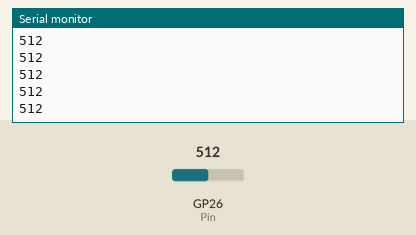
A sketch run on a simulated Raspberry Pi Pico. On the bench: the last lines printed to the serial monitor. The test bench sets the inputs (shaded band); at power-on: GP26 (Pin) = 512 (analog values on the 0–1023 scale).

Above: at 1.2 s.
1.3 s: GP26 (Pin) set to 716
At 1.32 s:
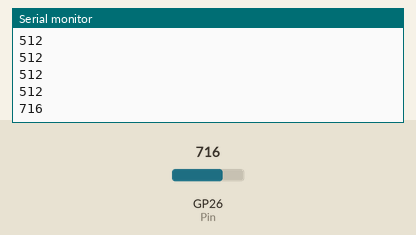
2.8 s: GP26 (Pin) set to 900
At 2.82 s:
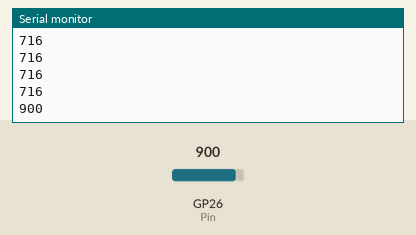
Timing chart, 0 to 5.8 s (numbered marks = the images above; inputs shaded):
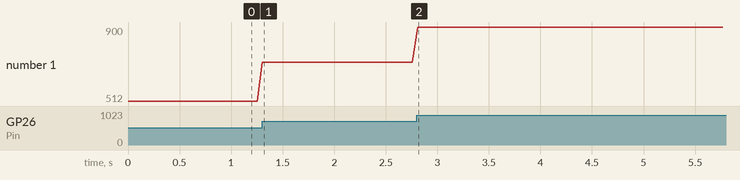

Measured:
- after the input at 1.3 s, the serial monitor: prints a new line at once (image 1)
- after the input at 2.8 s, the serial monitor: prints a new line at once (image 2)
- plotted number 1: 512 → 716 after the input at 1.3 s, 716 → 900 after the input at 2.8 s

The sketch:

ArduinoNanoRP2040_dataLogger.ino
```cpp
const int Pin = A0;
const unsigned int sampleRate = 10000; // 10 kHz (not used)
const unsigned int samplePeriodUs = 1000000 / sampleRate;

void setup()
{
  Serial.begin(115200);
  while (!Serial);
  analogReadResolution(10); // 10-bit resolution (0-1023)
}

void loop()
{
  int val = analogRead(Pin);     // Read analog pin A0
  Serial.println(val);           // Print raw value
  delay(50);                     // 50 ms delay = ~20 Hz sampling rate
}
```
